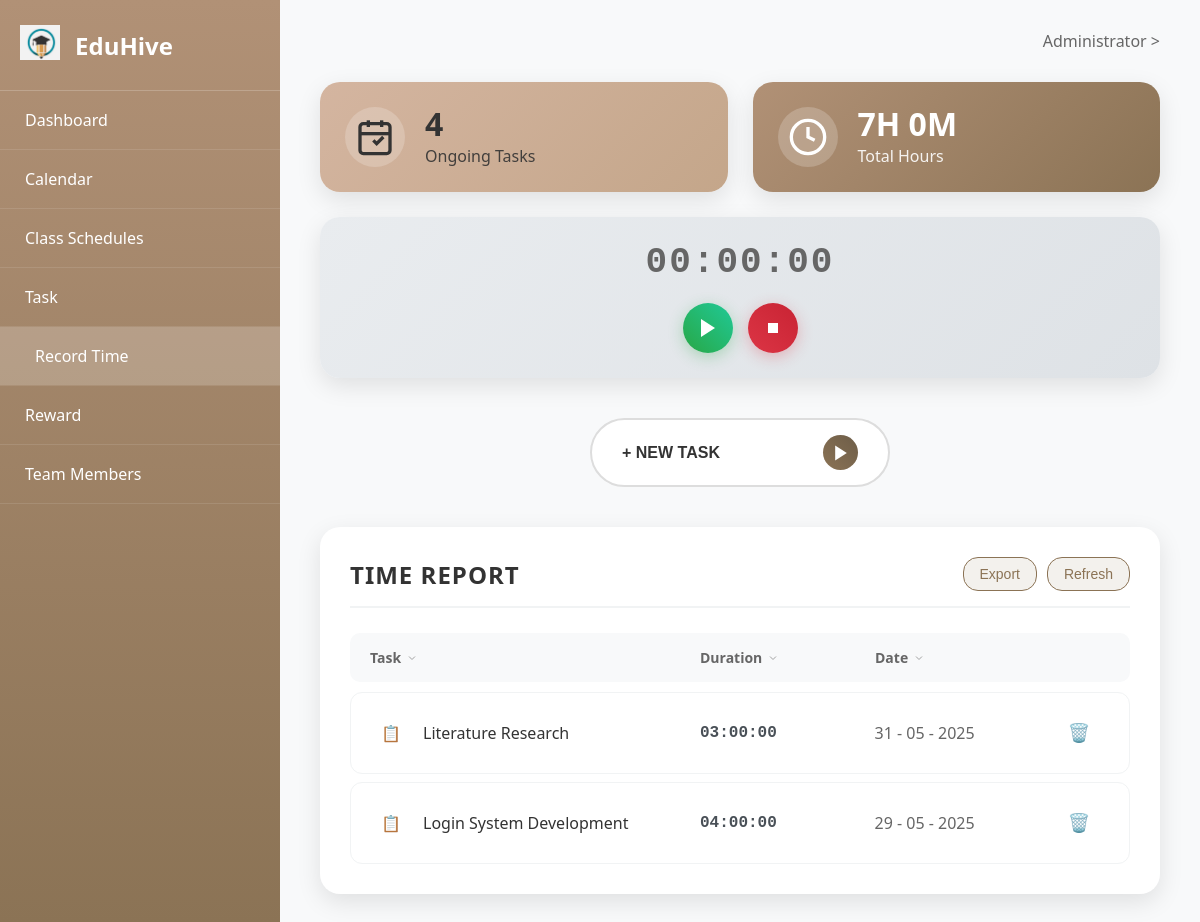
The page /record_time.php (signed in) on the database as committed earlier.
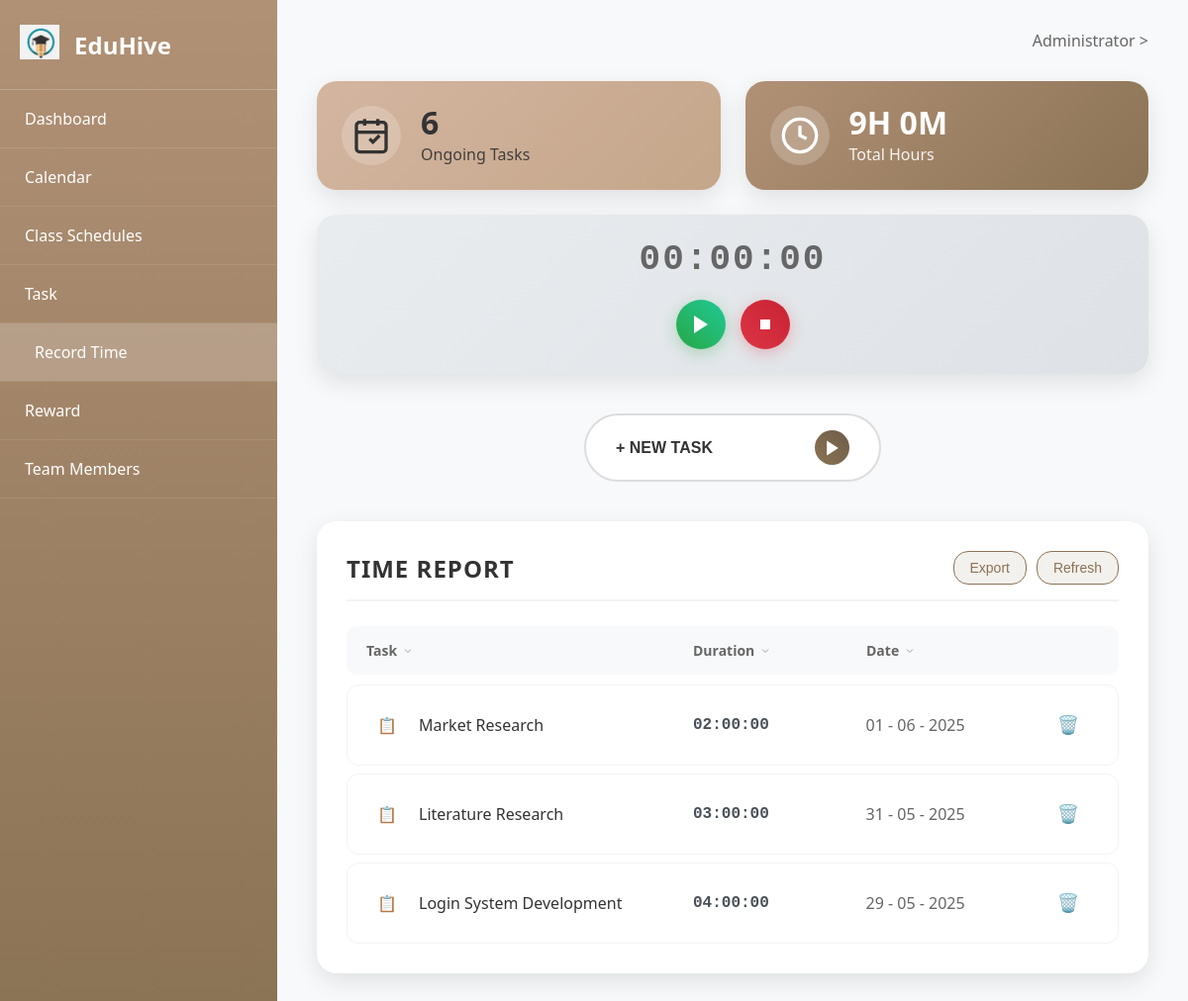
The same page on the database as committed later.
### tables this page shows
CREATE TABLE time_entries (
    id INT AUTO_INCREMENT PRIMARY KEY,
    user_id INT NOT NULL,
    task_id INT NULL,
    course_id INT NULL,
    title VARCHAR(255) NOT NULL,
    description TEXT NULL,
    category VARCHAR(50) NULL,
    start_time TIMESTAMP NOT NULL,
    end_time TIMESTAMP NULL,
    duration INT NULL,  
    date DATE NOT NULL,
    is_billable BOOLEAN DEFAULT FALSE,
    tags JSON NULL,
    created_at TIMESTAMP DEFAULT CURRENT_TIMESTAMP,
    updated_at TIMESTAMP DEFAULT CURRENT_TIMESTAMP ON UPDATE CURRENT_TIMESTAMP,
    FOREIGN KEY (user_id) REFERENCES users(id) ON DELETE CASCADE,
    FOREIGN KEY (task_id) REFERENCES tasks(id) ON DELETE SET NULL,
    FOREIGN KEY (course_id) REFERENCES courses(id) ON DELETE SET NULL,
    INDEX idx_user_date (user_id, date),
    INDEX idx_user_task (user_id, task_id),
    INDEX idx_date_range (date, start_time)
);

### config/session.php (called while the page is built, shortened)
<?php
function isLoggedIn() {
    return isset($_SESSION['user_id']) &&
           isset($_SESSION['user_email']) &&
           !empty($_SESSION['user_id']);
}
function getCurrentUserId() {
    if (isLoggedIn()) {
        return (int) $_SESSION['user_id'];
    }
    return null;
}
?>

### config/database.php (called while the page is built, shortened)
<?php
class Database {
    private $host = "localhost";
    private $db_name = "eduhive_db";
    private $username = "root";
    private $password = "";
    private $charset = "utf8mb4";
    public function getConnection() {
        $this->conn = null;
        try {
            $dsn = "mysql:host=" . $this->host . ";dbname=" . $this->db_name . ";charset=" . $this->charset;
            $options = [
                PDO::ATTR_ERRMODE            => PDO::ERRMODE_EXCEPTION,
                PDO::ATTR_DEFAULT_FETCH_MODE => PDO::FETCH_ASSOC,
                PDO::ATTR_EMULATE_PREPARES   => false,
                PDO::MYSQL_ATTR_INIT_COMMAND => "SET NAMES utf8mb4"
            ];
            $this->conn = new PDO($dsn, $this->username, $this->password, $options);
        } catch(PDOException $exception) {
            error_log("Database connection error: " . $exception->getMessage());
            if (getenv('APP_ENV') === 'production') {
                die("Database connection failed. Please try again later.");
            } else {
                die("Database connection error: " . $exception->getMessage());
            }
        }
        return $this->conn;
    }
    public function queryRow($query, $params = []) {
        try {
            $conn = $this->getConnection();
            $stmt = $conn->prepare($query);
            $stmt->execute($params);
            return $stmt->fetch(PDO::FETCH_ASSOC);
        } catch (PDOException $e) {
            error_log("Query row error: " . $e->getMessage());
            return false;
        }
    }
}
?>

### config/functions.php (called while the page is built, shortened)
<?php
require_once 'database.php';
require_once 'session.php';
?>
<?php
function getTimeTrackingStats($user_id) {
    $database = new Database();
    try {
        $ongoing_query = "SELECT COUNT(*) as ongoing_tasks FROM tasks WHERE user_id = :user_id AND status IN ('todo', 'progress')";
        $ongoing_result = $database->queryRow($ongoing_query, [':user_id' => $user_id]);
        $time_query = "SELECT SUM(duration) as total_duration FROM time_entries WHERE user_id = :user_id AND duration IS NOT NULL";
        $time_result = $database->queryRow($time_query, [':user_id' => $user_id]);
        $total_seconds = $time_result['total_duration'] ?? 0;
        $hours = floor($total_seconds / 3600);
        $minutes = floor(($total_seconds % 3600) / 60);
        return [
            'ongoing_tasks' => $ongoing_result['ongoing_tasks'] ?? 0,
            'total_hours' => $hours,
            'total_minutes' => $minutes,
            'formatted_time' => sprintf('%dH %dM', $hours, $minutes)
        ];
    } catch (Exception $e) {
        error_log("Error getting time tracking stats: " . $e->getMessage());
        return [
            'ongoing_tasks' => 0,
            'total_hours' => 0,
            'total_minutes' => 0,
            'formatted_time' => '0H 0M'
        ];
    }
}
function getTimeEntries($user_id, $limit = 50) {
    $database = new Database();
    try {
        $query = "SELECT te.*, t.title as task_title, c.name as course_name, c.code as course_code
                  FROM time_entries te
                  LEFT JOIN tasks t ON te.task_id = t.id
                  LEFT JOIN courses c ON te.course_id = c.id
                  WHERE te.user_id = :user_id
                  ORDER BY te.date DESC, te.created_at DESC
                  LIMIT :limit";
        $stmt = $database->getConnection()->prepare($query);
        $stmt->bindParam(':user_id', $user_id, PDO::PARAM_INT);
        $stmt->bindParam(':limit', $limit, PDO::PARAM_INT);
        $stmt->execute();
        return $stmt->fetchAll(PDO::FETCH_ASSOC) ?: [];
    } catch (Exception $e) {
        error_log("Error getting time entries: " . $e->getMessage());
        return [];
    }
}
function formatDuration($seconds) {
    $hours = floor($seconds / 3600);
    $minutes = floor(($seconds % 3600) / 60);
    $secs = $seconds % 60;
    return sprintf('%02d:%02d:%02d', $hours, $minutes, $secs);
}
function getTaskIcon($name) {
    $name_lower = strtolower($name);
    if (strpos($name_lower, 'programming') !== false || strpos($name_lower, 'tp') !== false) {
        return '💻';
    } elseif (strpos($name_lower, 'fyp') !== false) {
        return '🎯';
    } elseif (strpos($name_lower, 'harta') !== false || strpos($name_lower, 'property') !== false) {
        return '🏠';
    } else {
        return '📋';
    }
}
function getTaskColorClass($name) {
    $name_lower = strtolower($name);
    if (strpos($name_lower, 'programming') !== false || strpos($name_lower, 'tp') !== false) {
        return 'programming-icon';
    } elseif (strpos($name_lower, 'fyp') !== false) {
        return 'fyp-icon';
    } elseif (strpos($name_lower, 'harta') !== false || strpos($name_lower, 'property') !== false) {
        return 'harta-icon';
    } else {
        return 'default-icon';
    }
}
?>

### record_time.php (the view, shortened to what the changed rows need)
<?php
require_once 'config/database.php';
require_once 'config/session.php';
require_once 'config/functions.php';
$user_id = getCurrentUserId();
$stats = getTimeTrackingStats($user_id);
$time_entries = getTimeEntries($user_id, 20);
?>
<!DOCTYPE html>
<html lang="en">
<head>
  <link rel="stylesheet" href="style.css">
  <link rel="stylesheet" href="record-time.css">
</head>
<body class="dashboard-body">
  <div class="dashboard-container">
    <nav class="sidebar">
      <div class="sidebar-header">
        <h2>EduHive</h2>
      </div>
    </nav>
    <main class="record-time-main">
      <div class="stats-grid">
        <div class="stat-card ongoing-card">
          <div class="stat-content">
            <div class="stat-number"><?php echo $stats['ongoing_tasks']; ?></div>
            <div class="stat-label">Ongoing Tasks</div>
          </div>
        </div>
        <div class="stat-card hours-card">
          <div class="stat-content">
            <div class="stat-number"><?php echo $stats['formatted_time']; ?></div>
            <div class="stat-label">Total Hours</div>
          </div>
        </div>
      </div>
      <div class="time-report-section">
        <div class="report-header">
          <h2>TIME REPORT</h2>
        </div>
        <div class="report-table">
          <div class="table-body" id="timeEntriesTable">
            <?php if (empty($time_entries)): ?>
              <div class="no-entries">No time entries yet. Start tracking your tasks!</div>
            <?php else: ?>
              <?php foreach ($time_entries as $entry): ?>
                <div class="table-row" data-entry-id="<?php echo $entry['id']; ?>">
                  <div class="task-cell">
                    <div class="task-icon <?php echo getTaskColorClass($entry['title']); ?>">
                      <?php echo getTaskIcon($entry['title']); ?>
                    </div>
                    <span><?php echo htmlspecialchars($entry['title']); ?></span>
                  </div>
                  <div class="duration-cell">
                    <?php echo $entry['duration'] ? formatDuration($entry['duration']) : 'In progress'; ?>
                  </div>
                  <div class="date-cell">
                    <?php echo date('d - m - Y', strtotime($entry['date'])); ?>
                  </div>
                  <div class="actions-cell">
                    <button class="menu-btn" onclick="deleteTimeEntry(<?php echo $entry['id']; ?>)">🗑️</button>
                  </div>
                </div>
              <?php endforeach; ?>
            <?php endif; ?>
          </div>
        </div>
      </div>
    </main>
  </div>
</body>
</html>

Rows that differ between the two databases and show on the page:
added time_entries: title "📋", title "Market Research", duration "02:00:00", date "01 - 06 - 2025"
Other text that changed with them:
$stats['ongoing_tasks']: "4" → "6"
$stats['formatted_time']: "7H 0M" → "9H 0M"
